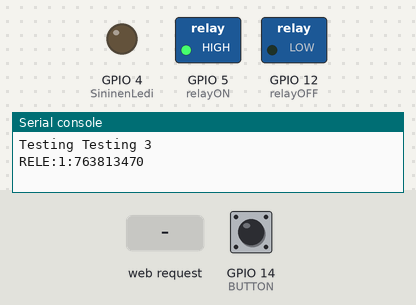
Recording of a program running on a simulated ESP8266 board running MicroPython. On the bench: switched loads named in the program (green lamp = pin HIGH), output pins drawn as LEDs (lit = HIGH), the last lines printed to the serial console. Dashed ring = blinking. Inputs (shaded band) come from the test bench; at power-on: GPIO 14 (BUTTON) LOW. The clock reads 2024-03-15 10:24:30 at power-on unless the program sets it.

Above: at 1.2 s.
1.3 s: HTTP request GET /4/on received
At 3.6 s:
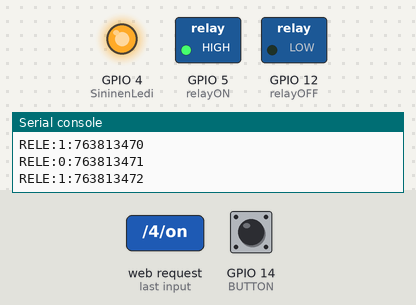
5.8 s: HTTP request GET /4/off received
At 6.9 s:
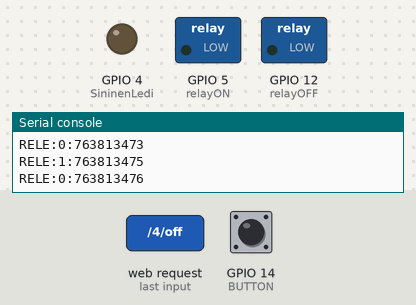
Timing chart, 0 to 16.3 s (numbered marks = the images above; inputs shaded):
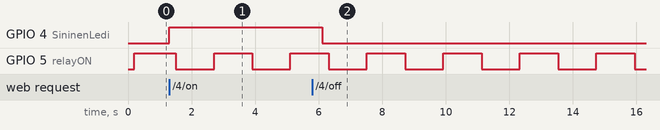

The program:

kahvinkeitin.py
```python
print('Testing Testing 3')

try:
  import usocket as socket
except:
  import socket
import network,time

releet=['-',0,0]

TIMEOUT_NORM=5*60
class d:
    timeout=TIMEOUT_NORM
    ajastin=1

def web_page():
  if releet[1]==1: onoff=str(d.timeout/60)+" min"
  else: onoff="OFF"
  menu="""
    <h1>KAHVINKEITIN """+onoff+""" </h1>
    <p> <a href="/5/on"> <button class="button">ON</button></a>
     <a href="/5/off"> <button class="button button2">OFF</button></a></p>
    <p>  <a href="/5/alw"> <button class="button">MORE</button></a></p>
    <p> LED <a href="/4/on"> <button class="button">ON</button></a>
     <a href="/4/off"> <button class="button button2">OFF</button></a> """+str(releet[2])+"""</p>
    """
  html = """
     <html><head>
     <title>ESP Kahvinkeitin Web Server</title>
     <meta name="viewport" content="width=device-width, initial-scale=1">
     <link rel="icon" href="data:,">
     <style>html{font-family: Helvetica; display:inline-block; margin: 0px auto; text-align: center;}
  h1{color: #0F3376; padding: 2vh;}p{font-size: 1.5rem;}.button{display: inline-block; background-color: #e7bd3b; border: none;
  border-radius: 4px; color: white; padding: 16px 40px; text-decoration: none; font-size: 30px; margin: 2px; cursor: pointer;}
  .button2{background-color: #4286f4;}</style>
     </head>
      <body>
     """ + menu + """
     </body>
   </html>"""
  return html

from machine import Pin

BUTTON=Pin(14, Pin.IN)
SininenLedi=Pin(4, Pin.OUT)
relayON=Pin(5, Pin.OUT)
relayOFF=Pin(12, Pin.OUT)
HI=1; LO=0

def rele(x):
    d.ajastin=time.time()
    releet[1]=x
    relayOFF.value(0)
    relayON.value(releet[1])
    print("RELE:"+str(x)+":"+str(d.ajastin))
    time.sleep(1)

s = socket.socket(socket.AF_INET, socket.SOCK_STREAM)
s.bind(('', 80))
s.listen(5)

while True:
#    print("VITUUA")
    if releet[1]==1:
        if (time.time()-d.ajastin)>d.timeout:
            print("TIMEOUT:"+str(time.time())+":"+str(d.ajastin))
            rele(0)
    s.settimeout(0.2)
    try:
        conn, addr = s.accept()
        request = conn.recv(1024)
        request = str(request)
        s.settimeout(5.0)
        if request.find('/5/on') == 6:
            d.timeout=TIMEOUT_NORM
            rele(1)
        if request.find('/5/off') == 6: rele(0)
        if request.find('/5/alw') == 6:
            d.timeout=2*d.timeout
            rele(1)
        if request.find('/4/on') == 6:
            releet[2]=1
            SininenLedi.value(1)
        if request.find('/4/off') == 6:
            releet[2]=0
            SininenLedi.value(0)
        response = web_page()
        conn.send('HTTP/1.1 200 OK\n')
        conn.send('Content-Type: text/html\n')
        conn.send('Connection: close\n\n')
        conn.sendall(response)
        conn.close()
    except OSError:
        if BUTTON.value()==LO:
            d.timeout=TIMEOUT_NORM
            rele((releet[1]+1)%2)
```

Measured:
- after the input at 1.3 s, GPIO 4 (SininenLedi): LOW → HIGH at once
- after the input at 5.8 s, GPIO 4 (SininenLedi): HIGH → LOW after 0.31 s
- by itself, GPIO 5 (relayON): alternates HIGH for 1.2 s and LOW for 1.2 s
